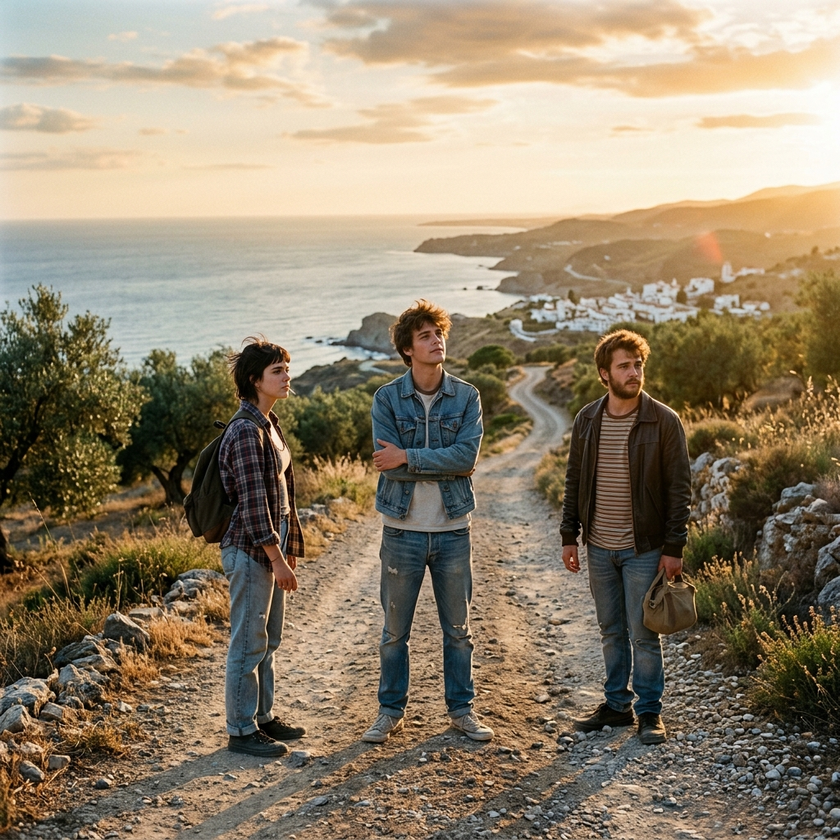
#> input picture dist/artfan/arena.png, 840 x 840 px, shrunk from 1024 x 1024 before the run, given in place of animal_artfan_1775661479616.png, which was not available
$ python crop_animal.py
#> lines starting #> are read from the running program, lines starting #| are printed output that depends on the picture
from PIL import Image

input_path = '/Users/Jorge/.gemini/antigravity/brain/a93ab619-ced5-46cd-83b8-5a89458cb177/animal_artfan_1775661479616.png'
output_path = 'public/artfan/animal.png'

try:
    img = Image.open(input_path)
#> img is the input picture: PIL image 840x840 RGB; mean R, G, B 146.6, 132.4, 110
    width, height = img.size
#> width = 840; height = 840

    # Target 16:9 ratio
    target_height = int(width * 9 / 16)
#> target_height = 472

    # Calculate crop box (cropping from center)
    top = (height - target_height) // 2
#> top = 184
    bottom = top + target_height
#> bottom = 656

    cropped_img = img.crop((0, top, width, bottom))
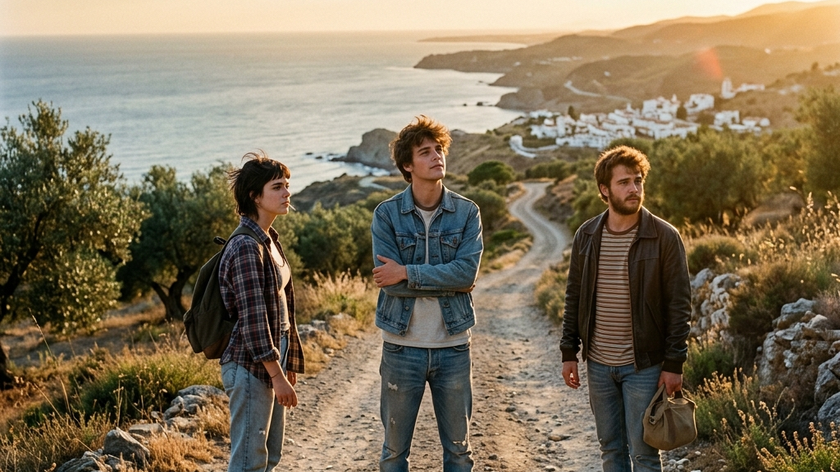
#> cropped_img: PIL image 840x472 RGB; mean R, G, B 127.3, 113.5, 89.6
    cropped_img.save(output_path, format='PNG')
    print("Successfully cropped and saved image.")
except Exception as e:
    print(f"Error: {e}")

$ run again, on dist/artfan/horamenos.png
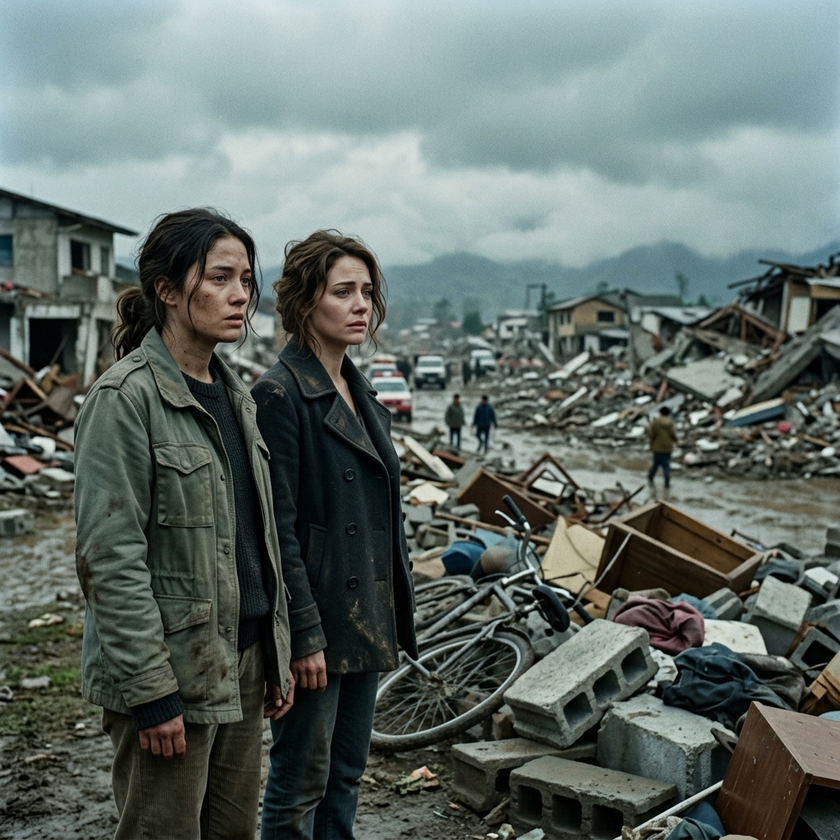
#> input picture dist/artfan/horamenos.png, 840 x 840 px, shrunk from 1024 x 1024 before the run, given in place of animal_artfan_1775661479616.png, which was not available
#> img is the input picture: PIL image 840x840 RGB; mean R, G, B 97.4, 108.6, 104.1
#> `cropped_img = img.crop((0, top, width, bottom))`:
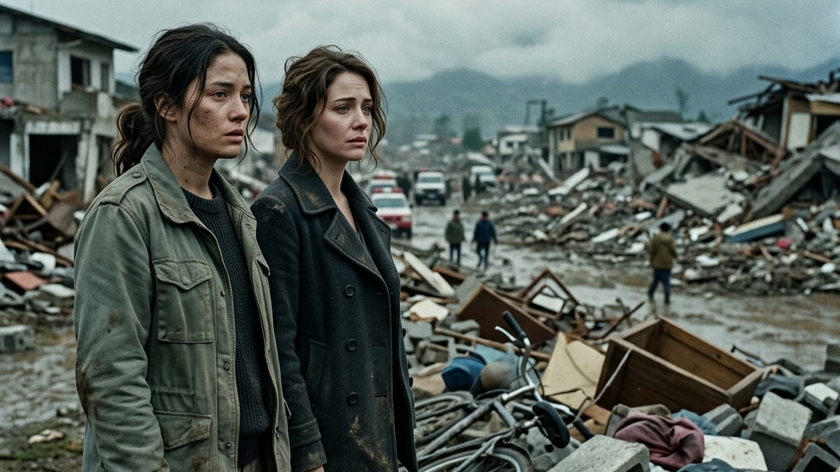
#> cropped_img: PIL image 840x472 RGB; mean R, G, B 88.1, 96.9, 90.9
